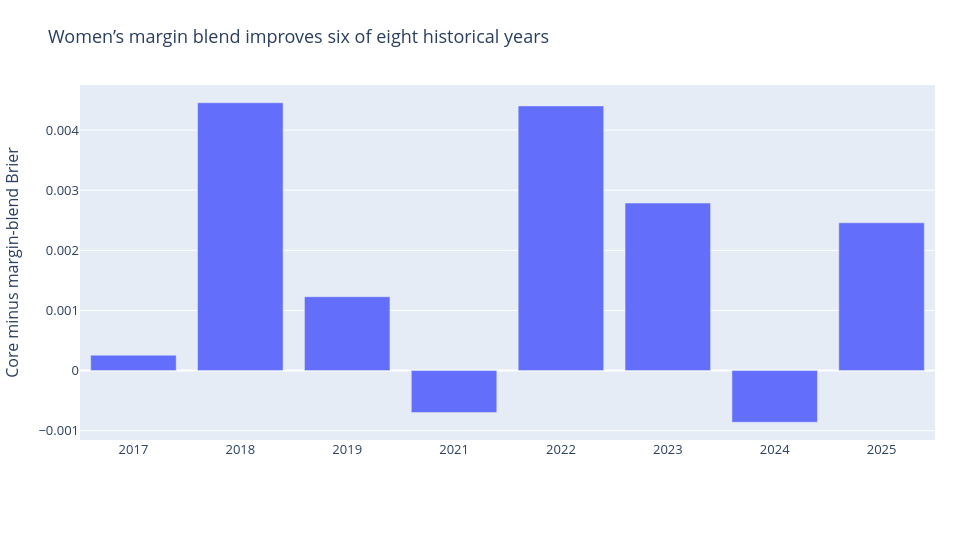

Here is the notebook cell this chart was saved with:
### Code cell
wy=pd.DataFrame(w['rows']);display(wy)
chart('women_years','Women’s margin blend improves six of eight historical years',wy.year.astype(str).tolist(),{'Brier reduction':wy.gain.tolist()},'Core minus margin-blend Brier')
display(pd.DataFrame(w['full_reference_rows']))

### Figure 1 — Plotly figure (JSON) as saved in the notebook; plotly's stock layout.template omitted (floating-point values rounded to 4 significant figures)
{"data": [{"name": "Brier reduction", "type": "bar", "x": ["2017", "2018", "2019", "2021", "2022", "2023", "2024", "2025"], "y": [0.0002564, 0.004455, 0.001229, -0.0006986, 0.004403, 0.002787, -0.0008598, 0.002458]}], "layout": {"barmode": "group", "font": {"size": 13}, "height": 540, "legend": {"orientation": "h", "y": -0.25}, "margin": {"b": 100, "l": 75, "r": 25, "t": 85}, "title": {"text": "Women’s margin blend improves six of eight historical years"}, "width": 960, "yaxis": {"title": {"text": "Core minus margin-blend Brier"}}}}
